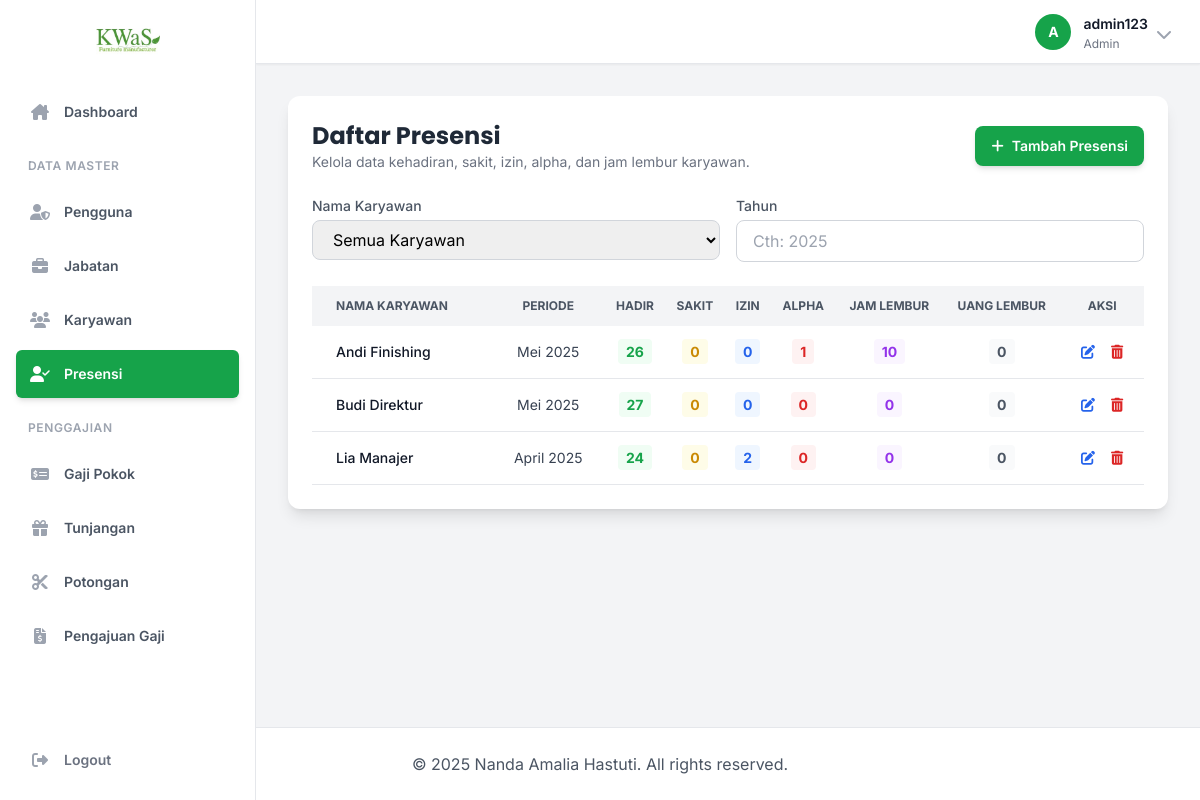
Page /pages/presensi.php (signed in) on the committed database.
### tables this page shows
CREATE TABLE PRESENSI (
    Id_Presensi INT AUTO_INCREMENT PRIMARY KEY,
    Id_Karyawan VARCHAR(15),
    Bulan VARCHAR(30),
    Tahun YEAR,
    Hadir INT,
    Sakit INT,
    Izin INT,
    Alpha INT,
    Jam_Lembur INT,  
    Uang_Lembur DECIMAL(12,2) DEFAULT 0,
    FOREIGN KEY (Id_Karyawan) REFERENCES KARYAWAN(Id_Karyawan) ON DELETE CASCADE
);

CREATE TABLE KARYAWAN (
    Id_Karyawan VARCHAR(15) PRIMARY KEY,
    Nama_Karyawan VARCHAR(50) NOT NULL,
    Jenis_Kelamin ENUM('Laki-laki', 'Perempuan'),
    Tgl_Lahir DATE,
    Tgl_Awal_Kerja DATE,
    Alamat VARCHAR(255),
    Telepon VARCHAR(15),
    Id_Pengguna VARCHAR(15) UNIQUE,
    Id_Jabatan VARCHAR(15),
    Status VARCHAR(10) DEFAULT 'Aktif',
    FOREIGN KEY (Id_Pengguna) REFERENCES PENGGUNA(Id_Pengguna) ON DELETE SET NULL,
    FOREIGN KEY (Id_Jabatan) REFERENCES JABATAN(Id_Jabatan) ON DELETE SET NULL
);

### includes/functions.php (called while the page is built, shortened)
<?php
function e($string) {
    return htmlspecialchars($string ?? '', ENT_QUOTES, 'UTF-8');
}
?>

### pages/presensi.php (the view, shortened to what this page needs)
<?php
require_once __DIR__ .
'/../includes/functions.php';
$action = $_GET['action'] ?? 'list';
$page = isset($_GET['page']) ? (int)$_GET['page'] : 1;
$tahun_filter = $_GET['tahun'] ?? '';
$records_per_page = 10;
$offset = ($page - 1) * $records_per_page;
require_once __DIR__ .
'/../includes/header.php';
?>
<?php if ($action === 'list'): ?>
    <div class="bg-white p-6 rounded-xl shadow-lg">
        <div class="flex flex-col sm:flex-row justify-between items-start sm:items-center mb-6 gap-4">
            <div>
                <h2 class="text-2xl font-bold text-gray-800 font-poppins">Daftar Presensi</h2>
                <p class="text-gray-500 text-sm">Kelola data kehadiran, sakit, izin, alpha, dan jam lembur karyawan.</p>
            </div>
            <a href="presensi.php?action=Tambah" class="w-full sm:w-auto bg-green-600 text-white px-4 py-2.5 rounded-lg hover:bg-green-700 text-sm font-semibold shadow-md hover:shadow-lg transition-all flex items-center justify-center">
                <i class="fa-solid fa-plus mr-2"></i>Tambah Presensi
            </a>
        </div>
        <form method="get" action="presensi.php" class="mb-6 grid grid-cols-1 md:grid-cols-2 gap-4">
            <div>
                <label for="id_karyawan_filter" class="block text-sm font-medium text-gray-600 mb-1">Nama Karyawan</label>
                <select id="id_karyawan_filter" name="id_karyawan" onchange="this.form.submit()" class="w-full px-4 py-2 border border-gray-300 rounded-lg focus:outline-none focus:ring-2 focus:ring-green-500">
                    <option value="">Semua Karyawan</option>
                </select>
            </div>
            <div>
                <label for="filter_tahun" class="block text-sm font-medium text-gray-600 mb-1">Tahun</label>
                <input type="number" name="tahun" id="filter_tahun" placeholder="Cth: <?= date('Y') ?>" value="<?= e($tahun_filter) ?>" class="w-full px-4 py-2 border border-gray-300 rounded-lg focus:outline-none focus:ring-2 focus:ring-green-500" onchange="this.form.submit()">
            </div>
        </form>
        <div class="overflow-x-auto">
            <table class="w-full text-sm text-center text-gray-700">
                <thead class="text-xs uppercase bg-gray-100 text-gray-600">
                    <tr>
                        <th class="px-6 py-3 text-left">Nama Karyawan</th>
                        <th class="px-4 py-3">Periode</th>
                        <th class="px-2 py-3">Hadir</th>
                        <th class="px-2 py-3">Sakit</th>
                        <th class="px-2 py-3">Izin</th>
                        <th class="px-2 py-3">Alpha</th>
                        <th class="px-2 py-3">Jam Lembur</th>
                        <th class="px-2 py-3">Uang Lembur</th>
                        <th class="px-4 py-3 text-center">Aksi</th>
                    </tr>
                </thead>
                <tbody>
                    <?php
                    $count_params = [];
                    $types_string_count = '';
                    $data_params = $count_params;
                    $types_string_data = $types_string_count;
                    $sql = "SELECT p.*, k.Nama_Karyawan FROM PRESENSI p JOIN KARYAWAN k ON p.Id_Karyawan = k.Id_Karyawan WHERE 1=1";
                    $sql .= " ORDER BY p.Tahun DESC, FIELD(p.Bulan, 'Desember', 'November', 'Oktober', 'September', 'Agustus', 'Juli', 'Juni', 'Mei', 'April', 'Maret', 'Februari', 'Januari'), k.Nama_Karyawan ASC LIMIT ? OFFSET ?";
                    array_push($data_params, $records_per_page, $offset);
                    $types_string_data .= 'ii';
                    $stmt = $conn->prepare($sql);
                    if($types_string_data) $stmt->bind_param($types_string_data, ...$data_params);
                    $stmt->execute();
                    $result = $stmt->get_result();
                    if($result->num_rows > 0):
                        while ($row = $result->fetch_assoc()):
                        ?>
                        <tr class="bg-white border-b hover:bg-gray-50 transition-colors">
                            <td class="px-6 py-4 font-medium text-left text-gray-900"><?= e($row['Nama_Karyawan']) ?></td>
                            <td class="px-4 py-3"><?= e($row['Bulan']) ?> <?= e($row['Tahun']) ?></td>
                            <td class="px-2 py-3"><span class="font-bold text-green-600 bg-green-50 px-2 py-1 rounded"><?= e($row['Hadir']) ?></span></td>
                            <td class="px-2 py-3"><span class="font-bold text-yellow-600 bg-yellow-50 px-2 py-1 rounded"><?= e($row['Sakit']) ?></span></td>
                            <td class="px-2 py-3"><span class="font-bold text-blue-600 bg-blue-50 px-2 py-1 rounded"><?= e($row['Izin']) ?></span></td>
                            <td class="px-2 py-3"><span class="font-bold text-red-600 bg-red-50 px-2 py-1 rounded"><?= e($row['Alpha']) ?></span></td>
                            <td class="px-2 py-3"><span class="font-bold text-purple-600 bg-purple-50 px-2 py-1 rounded"><?= e($row['Jam_Lembur'] ?? '0') ?></span></td>
                            <td class="px-2 py-3"><span class="font-bold text-gray-600 bg-gray-50 px-2 py-1 rounded"><?= e(number_format($row['Uang_Lembur'] ?? 0, 0, ',', '.')) ?></span></td>
                            <td class="px-4 py-3">
                                <div class="flex items-center justify-center gap-4">
                                    <a href="presensi.php?action=edit&id=<?= e($row['Id_Presensi']) ?>" class="text-blue-600 hover:text-blue-800" title="Edit"><i class="fa-solid fa-pen-to-square"></i></a>
                                    <a href="presensi.php?action=delete&id=<?= e($row['Id_Presensi']) ?>&token=<?= e($_SESSION['csrf_token']) ?>" class="text-red-600 hover:text-red-800" onclick="return confirm('Yakin?')" title="Hapus"><i class="fa-solid fa-trash-alt"></i></a>
                                </div>
                            </td>
                        </tr>
                        <?php endwhile;
                    else:
                        echo '<tr><td colspan="8" class="text-center py-5 text-gray-500">Tidak ada data ditemukan.</td></tr>';
                    endif;
                    ?>
                </tbody>
            </table>
        </div>
    </div>
<?php endif; ?>
<?php
require_once __DIR__ .
'/../includes/footer.php';
?>

### includes/header.php (style rules this page uses)
body { font-family: 'Inter', sans-serif; }
.font-poppins { font-family: 'Poppins', sans-serif; }
html, body { height: 100%; }
body { display: flex; flex-direction: column; }

### rows in the picture
presensi: Id_Karyawan.Nama_Karyawan "Andi Finishing", Bulan "Mei", Tahun "2025", Hadir "26", Sakit "0", Izin "0", Alpha "1", Jam_Lembur "10", Uang_Lembur "0"
presensi: Id_Karyawan.Nama_Karyawan "Budi Direktur", Bulan "Mei", Tahun "2025", Hadir "27", Sakit "0", Izin "0", Alpha "0", Jam_Lembur "0", Uang_Lembur "0"
presensi: Id_Karyawan.Nama_Karyawan "Lia Manajer", Bulan "April", Tahun "2025", Hadir "24", Sakit "0", Izin "2", Alpha "0", Jam_Lembur "0", Uang_Lembur "0"

### other values in the picture
$item['name'] "Dashboard"
$item['group'] "DATA MASTER"
$item['name'] "Pengguna"
$item['name'] "Jabatan"
$item['name'] "Karyawan"
$item['name'] "Presensi"
$item['group'] "PENGGAJIAN"
$item['name'] "Gaji Pokok"
$item['name'] "Tunjangan"
$item['name'] "Potongan"
$item['name'] "Pengajuan Gaji"
substr($current_user_name, 0, 1) "A"
$current_user_name "admin123"
$current_user_level "Admin"
